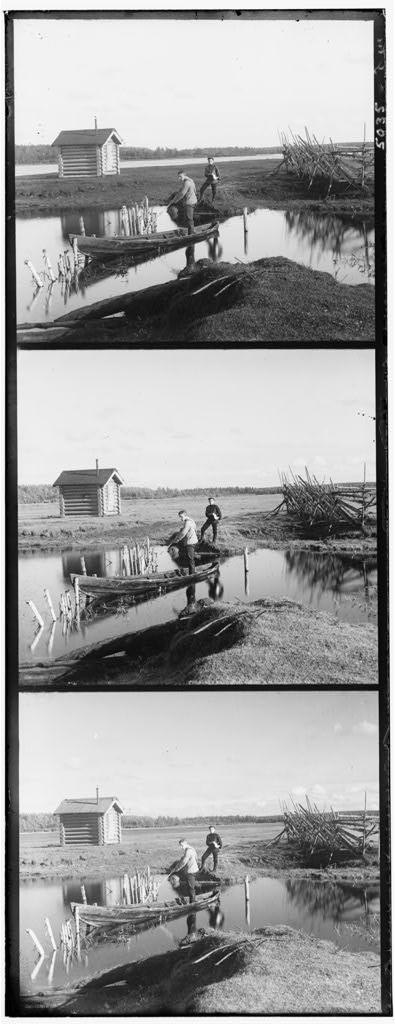
#> input picture lab-003/RGB.jpg, 395 x 1024 px
$ python task-00-v2.py
#> lines starting #> are read from the running program, lines starting #| are printed output that depends on the picture
import cv2
import numpy
import sys

def readImage(fileName):
#> called with fileName = 'RGB.jpg'
	result = cv2.imread(fileName)
#> result is the input picture: shape (1024, 395, 3); min 0, max 255, mean 156.6
	if (result is None):
		sys.exit("File not found")

	return result

def showImage(title, image):
	cv2.namedWindow(title, cv2.WINDOW_NORMAL)
	cv2.imshow(title, image)

def getSlice(image, size, index):
	startIndex = size * index
	endIndex = size * (index + 1)
	return image[startIndex:endIndex, 0:image.shape[1], index]

def showProperties(image):
	print("Image propertoes:")
	print("  Shape: " + str(image.shape))
#|   Shape: (1024, 395, 3)
	print("   Height: " + str(image.shape[0]))
#|    Height: 1024
	print("   Width: " + str(image.shape[1]))
#|    Width: 395

image = readImage("RGB.jpg")
showProperties(image)

sliceSize = int(image.shape[0] / 3)
#> sliceSize = 341
slice0 = getSlice(image, sliceSize, 0)
#> in getSlice, `return image[startIndex:endIndex, 0:image.shape[1], index]`:
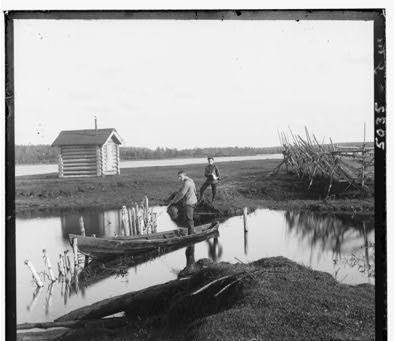
#> returned value: shape (341, 395); min 0, max 255, mean 156.9
slice1 = getSlice(image, sliceSize, 1)
#> call 2 of getSlice, with size = 341, index = 1
#> in getSlice (call 2), `return image[startIndex:endIndex, 0:image.shape[1], index]`:
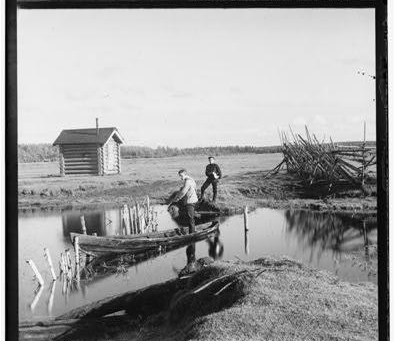
#> returned value: shape (341, 395); min 0, max 255, mean 156
slice2 = getSlice(image, sliceSize, 2)
#> call 3 of getSlice, with size = 341, index = 2
#> in getSlice (call 3), `return image[startIndex:endIndex, 0:image.shape[1], index]`:
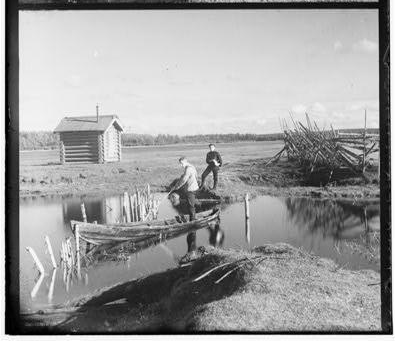
#> returned value: shape (341, 395); min 0, max 255, mean 156.7

slice0 = numpy.roll(slice0, -2, 0)
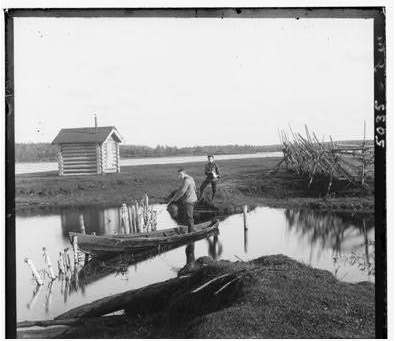
#> slice0: shape (341, 395); min 0, max 255, mean 156.9
# slice1 = numpy.roll(slice1, -2, 0)
slice2 = numpy.roll(slice2, 12, 0)
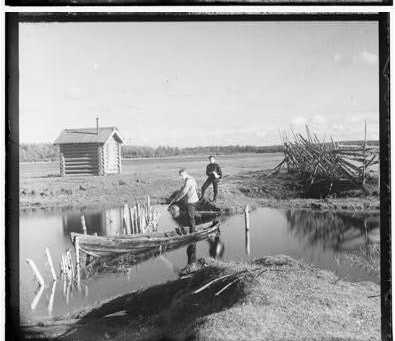
#> slice2: shape (341, 395); min 0, max 255, mean 156.7

grouped = numpy.dstack((slice0, slice1, slice2))
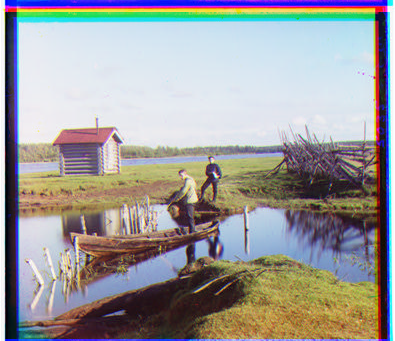
#> grouped: shape (341, 395, 3); mean of channels 0, 1, 2 156.9, 156, 156.7; drawn as B, G, R

showImage("B", slice0)
showImage("G", slice1)
showImage("R", slice2)
showImage("RGB", grouped)

cv2.waitKey(0)
cv2.destroyAllWindows()
